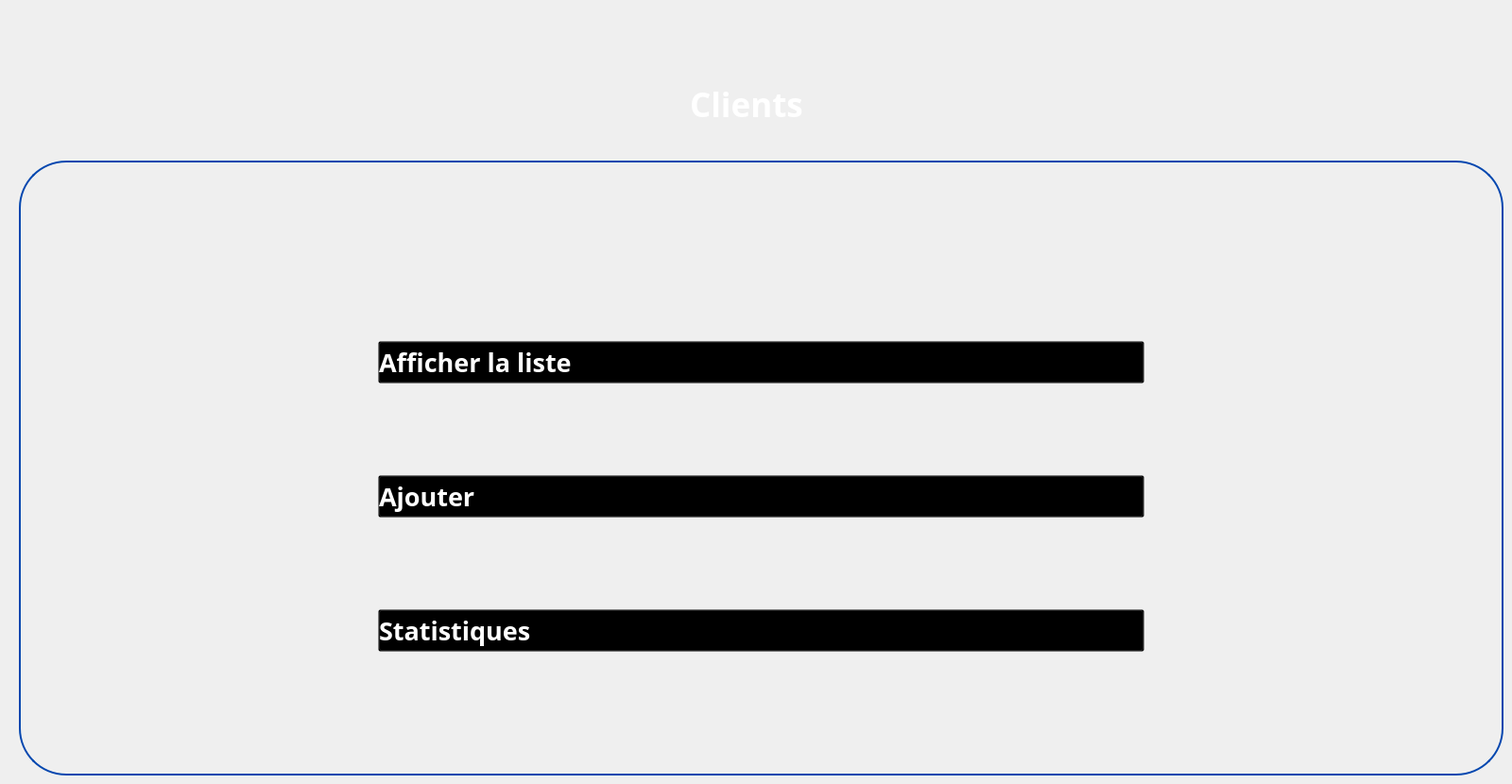
   <widget class="QWidget" name="client">
    <widget class="QGroupBox" name="groupBox_47">
     <property name="geometry">
      <rect>
       <x>20</x>
       <y>170</y>
       <width>1571</width>
       <height>651</height>
      </rect>
     </property>
     <property name="styleSheet">
      <string notr="true">QGroupBox {
	border-radius:50px;
    border: 2px solid #0447AF; /* Red border */
}
</string>
     </property>
     <property name="title">
      <string/>
     </property>
     <widget class="QLabel" name="label_157">
      <property name="geometry">
       <rect>
        <x>190</x>
        <y>30</y>
        <width>51</width>
        <height>51</height>
       </rect>
      </property>
      <property name="text">
       <string/>
      </property>
      <property name="pixmap">
       <pixmap>../../Downloads/wetransfer_gestion-de-formations_2024-02-16_1550/icons/client.png</pixmap>
      </property>
      <property name="scaledContents">
       <bool>true</bool>
      </property>
     </widget>
     <widget class="QWidget" name="horizontalLayoutWidget_22">
      <property name="geometry">
       <rect>
        <x>380</x>
        <y>100</y>
        <width>811</width>
        <height>511</height>
       </rect>
      </property>
      <layout class="QVBoxLayout" name="verticalLayout">
       <item>
        <widget class="QPushButton" name="pushButton_144">
         <property name="font">
          <font>
           <family>Gill Sans MT</family>
           <pointsize>20</pointsize>
           <weight>75</weight>
           <bold>true</bold>
          </font>
         </property>
         <property name="styleSheet">
          <string notr="true">QPushButton:hover {
    color: blue;
    background: transparent;
}

QPushButton {
    text-align: left;
    background: transparent;
    color: rgb(255,255,255);
}
</string>
         </property>
         <property name="text">
          <string>Afficher la liste</string>
         </property>
         <property name="icon">
          <iconset>
           <normaloff>../../Downloads/wetransfer_icons_2024-02-06_1419/icons/liste-de-controle.png</normaloff>../../Downloads/wetransfer_icons_2024-02-06_1419/icons/liste-de-controle.png</iconset>
         </property>
         <property name="iconSize">
          <size>
           <width>50</width>
           <height>46</height>
          </size>
         </property>
        </widget>
       </item>
       <item>
        <widget class="QPushButton" name="pushButton_145">
         <property name="font">
          <font>
           <family>Gill Sans MT</family>
           <pointsize>20</pointsize>
           <weight>75</weight>
           <bold>true</bold>
          </font>
         </property>
         <property name="styleSheet">
          <string notr="true">QPushButton:hover {
    color: blue;
    background: transparent;
}

QPushButton {
    text-align: left;
    background: transparent;
    color: rgb(255,255,255);
}
</string>
         </property>
         <property name="text">
          <string>Ajouter </string>
         </property>
         <property name="icon">
          <iconset>
           <normaloff>../../Downloads/wetransfer_icons_2024-02-06_1419/icons/image (3).png</normaloff>../../Downloads/wetransfer_icons_2024-02-06_1419/icons/image (3).png</iconset>
         </property>
         <property name="iconSize">
          <size>
           <width>50</width>
           <height>46</height>
          </size>
         </property>
        </widget>
       </item>
       <item>
        <widget class="QPushButton" name="pushButton_146">
         <property name="font">
          <font>
           <family>Gill Sans MT</family>
           <pointsize>20</pointsize>
           <weight>75</weight>
           <bold>true</bold>
          </font>
         </property>
         <property name="styleSheet">
          <string notr="true">QPushButton:hover {
    color: blue;
    background: transparent;
}

QPushButton {
    text-align: left;
    background: transparent;
    color: rgb(255,255,255);
}

</string>
         </property>
         <property name="text">
          <string>Statistiques</string>
         </property>
         <property name="icon">
          <iconset>
           <normaloff>../../Downloads/wetransfer_icons_2024-02-06_1419/icons/image (2).png</normaloff>../../Downloads/wetransfer_icons_2024-02-06_1419/icons/image (2).png</iconset>
         </property>
         <property name="iconSize">
          <size>
           <width>50</width>
           <height>46</height>
          </size>
         </property>
        </widget>
       </item>
      </layout>
     </widget>
    </widget>
    <widget class="QLabel" name="label_4">
     <property name="geometry">
      <rect>
       <x>330</x>
       <y>0</y>
       <width>181</width>
       <height>161</height>
      </rect>
     </property>
     <property name="styleSheet">
      <string notr="true">background:transparent;</string>
     </property>
     <property name="text">
      <string/>
     </property>
     <property name="pixmap">
      <pixmap>:/Desktop/imageprojetcpp/client.png</pixmap>
     </property>
     <property name="scaledContents">
      <bool>true</bool>
     </property>
    </widget>
    <widget class="QLabel" name="label_58">
     <property name="geometry">
      <rect>
       <x>730</x>
       <y>80</y>
       <width>151</width>
       <height>61</height>
      </rect>
     </property>
     <property name="font">
      <font>
       <family>Plus Jakarta Sans</family>
       <pointsize>26</pointsize>
       <weight>75</weight>
       <bold>true</bold>
      </font>
     </property>
     <property name="styleSheet">
      <string notr="true">color:white;
    background: transparent;
</string>
     </property>
     <property name="text">
      <string>Clients</string>
     </property>
    </widget>
   </widget>
